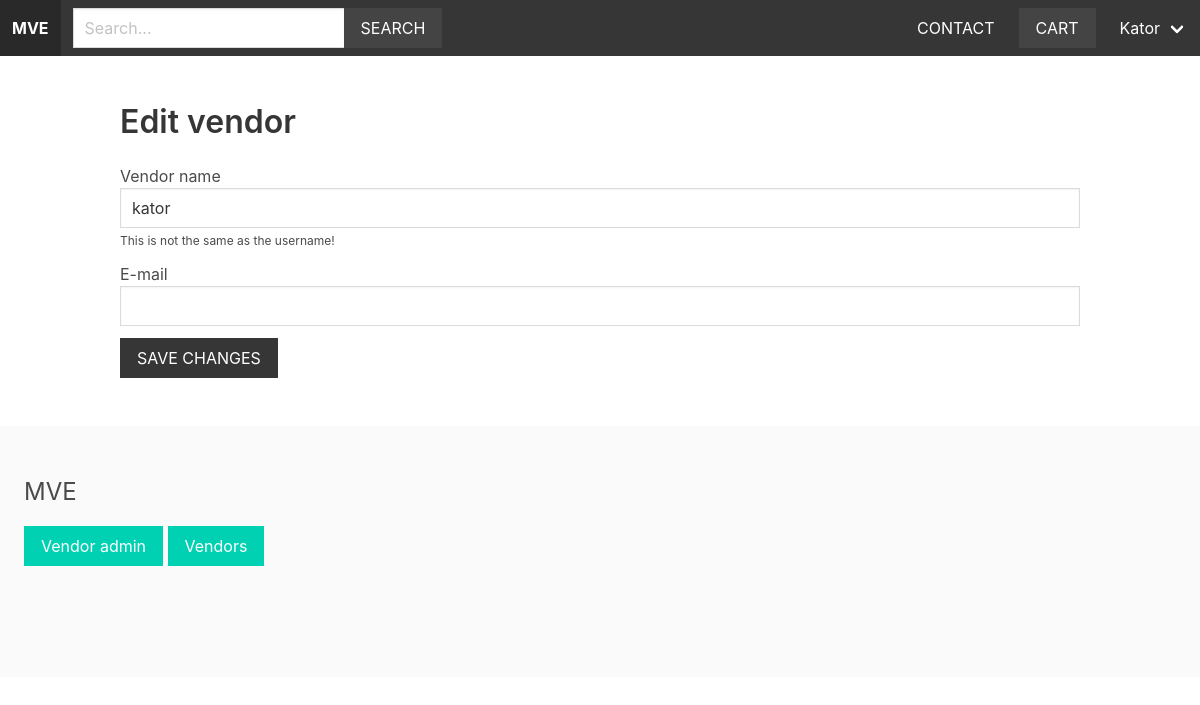
/vendor/edit-vendor/ (signed in), run on an earlier commit of the app's database.
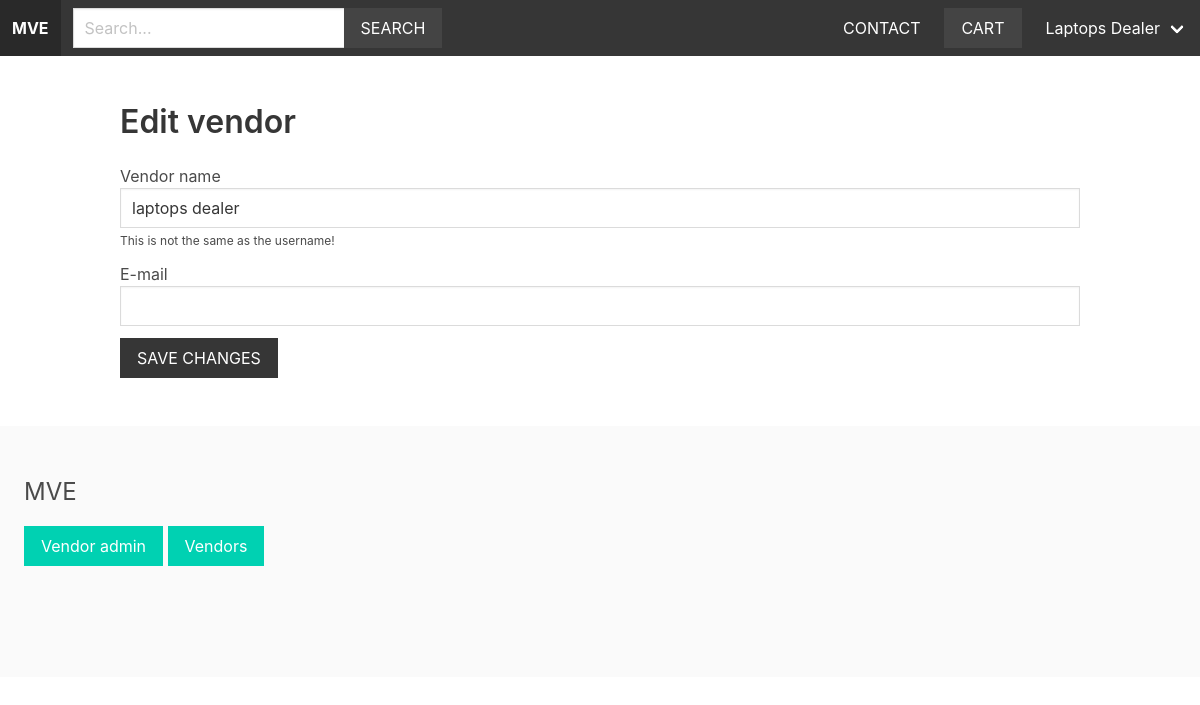
And on a later commit of the database.
### vendor/models.py (models this page shows, shortened)
class Vendor(models.Model):
    name = models.CharField(max_length=255)
    created_at = models.DateTimeField(auto_now_add=True)
    created_by = models.OneToOneField(User, related_name='vendor', on_delete=models.CASCADE)
    class Meta:
        ordering = ['name']

### vendor/views.py (the view, shortened to what this page needs)
# urls.py: path('edit-vendor/', views.edit_vendor, name="edit-vendor"),
@login_required
def edit_vendor(request):
    vendor = request.user.vendor
    return render(request, 'vendor/edit_vendor.html', {'vendor': vendor})

### cart/cart.py (called while the page is built)
    def __len__(self):
        return sum(item['quantity'] for item in self.cart.values())

### cart/context_processors.py (called while the page is built)
def cart(request):
    return {'cart': Cart(request)}

### product/context_processors.py (called while the page is built)
def menu_categories(request):
    categories = Category.objects.all()
    return {'categories': categories}

### templates/vendor/edit_vendor.html (shortened to what this page needs)
{% extends 'core/base.html' %}
{% block content %}
    <h1 class="title">Edit vendor</h1>
    <form method="post" action=".">
        <div class="field">
            <label>Vendor name</label>
            <div class="control">
                <input type="text" name="name" id="id_name" value="{{ vendor.name }}" class="input">
            </div>
            <p class="help">This is not the same as the username!</p>
        </div>
        <div class="field">
            <label>E-mail</label>
            <div class="control">
                <input type="email" name="email" id="id_email" value="{{ vendor.created_by.email }}" class="input">
            </div>
        </div>
        <div class="field">
            <div class="control">
                <button class="button is-dark is-uppercase">Save changes</button>
            </div>
        </div>
    </form>
{% endblock %}

### templates/core/base.html (shortened to what this page needs)
{% load static %}
<!DOCTYPE html>
<html>
    <head>
        <link rel="stylesheet" href="https://cdn.jsdelivr.net/npm/bulma@0.9.1/css/bulma.min.css">
        <link rel="stylesheet" href="{% static 'styles/main.css' %}">
    </head>
    <body>
        <nav class="navbar is-dark">
            <div class="navbar-brand">
                <a href="/" class="navbar-item"><strong>MVE</strong></a>
            </div>
            <div class="navbar-menu" id="main-navbar">
                <div class="navbar-start">
                    <div class="navbar-item">
                        <form method="get" action="{% url 'product:search' %}">
                            <div class="field has-addons">
                                <div class="control">
                                    <input type="text" class="input" placeholder="Search..." name="query">
                                </div>
                                <div class="control">
                                    <button class="button is-dark is-uppercase">Search</button>
                                </div>
                            </div>
                        </form>
                    </div>
                </div>
                <div class="navbar-end">
                    <a href="{% url 'main:contact' %}" class="navbar-item">Contact</a>
                    <div class="navbar-item">
                        <a href="{% url 'cart:cart' %}" class="button is-dark">Cart{% if cart %} ({{ cart|length }}){% endif %}</a>
                    </div>
                    {% if request.user.is_authenticated %}
                    <div class="navbar-item has-dropdown is-hoverable">
                        <a class="navbar-link is-capitalized">
                        {{user.vendor.name}}
                        </a>
                    </div>
                    {% endif %}
                    </div>
                </div>
        </nav>
        <section class="section">
            <div class="container">
                {% block content %}
                {% endblock %}
            </div>
        </section>
        <footer class="footer">
            <h3 class="is-size-4 mb-4">MVE</h3>
            {% if request.user.is_authenticated %}
                <a class="button is-primary" href="{% url 'vendor:vendor-admin' %}">Vendor admin</a>
            {% else %}
                <a class="button is-primary" href="{% url 'vendor:become-vendor' %}">Become vendor</a>
            {% endif %}
            <a class="button is-primary" href="{% url 'vendor:vendors' %}">Vendors</a>
        </footer>
    </body>
</html>

What changed in the data, as far as the page shows it:
removed Vendor: name "kator"
added Vendor: name "laptops dealer"
Also different on the page:
{{ user.vendor.name }}: "Kator" → "Laptops Dealer"
